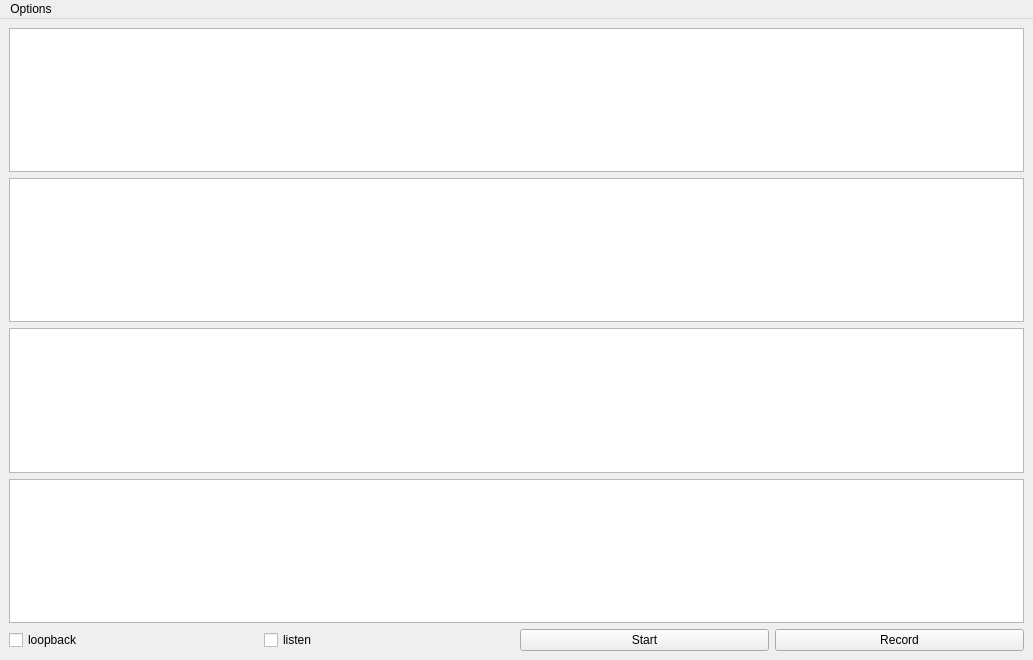
<?xml version="1.0" encoding="UTF-8"?>
<ui version="4.0">
 <class>MainWindow</class>
 <widget class="QMainWindow" name="MainWindow">
  <property name="geometry">
   <rect>
    <x>0</x>
    <y>0</y>
    <width>1033</width>
    <height>660</height>
   </rect>
  </property>
  <property name="windowTitle">
   <string>Apollo</string>
  </property>
  <property name="windowIcon">
   <iconset>
    <normaloff>Apollo.png</normaloff>Apollo.png</iconset>
  </property>
  <widget class="QWidget" name="centralwidget">
   <layout class="QVBoxLayout" name="verticalLayout_2">
    <item>
     <layout class="QHBoxLayout" name="horizontalLayout_2"/>
    </item>
    <item>
     <layout class="QFormLayout" name="formLayout"/>
    </item>
    <item>
     <layout class="QVBoxLayout" name="verticalLayout">
      <item>
       <widget class="PlotWidget" name="pcmsChart"/>
      </item>
      <item>
       <widget class="PlotWidget" name="fftsChart"/>
      </item>
      <item>
       <widget class="PlotWidget" name="personalFFTChart"/>
      </item>
      <item>
       <widget class="PlotWidget" name="personalPCMChart"/>
      </item>
     </layout>
    </item>
    <item>
     <layout class="QHBoxLayout" name="horizontalLayout">
      <item>
       <widget class="QCheckBox" name="loopbackCheckBox">
        <property name="text">
         <string>loopback</string>
        </property>
       </widget>
      </item>
      <item>
       <widget class="QCheckBox" name="listen">
        <property name="text">
         <string>listen</string>
        </property>
       </widget>
      </item>
      <item>
       <widget class="QPushButton" name="startButton">
        <property name="text">
         <string>Start</string>
        </property>
       </widget>
      </item>
      <item>
       <widget class="QPushButton" name="recordButton">
        <property name="text">
         <string>Record</string>
        </property>
       </widget>
      </item>
     </layout>
    </item>
   </layout>
  </widget>
  <widget class="QMenuBar" name="menubar">
   <property name="geometry">
    <rect>
     <x>0</x>
     <y>0</y>
     <width>1033</width>
     <height>26</height>
    </rect>
   </property>
   <widget class="QMenu" name="menuOptions">
    <property name="title">
     <string>Options</string>
    </property>
    <addaction name="actionChoose_file"/>
    <addaction name="actionSettings"/>
    <addaction name="actionChange_microphone"/>
   </widget>
   <addaction name="menuOptions"/>
  </widget>
  <action name="actionChoose_file">
   <property name="text">
    <string>Choose file ...</string>
   </property>
  </action>
  <action name="actionSettings">
   <property name="text">
    <string>Settings</string>
   </property>
  </action>
  <action name="actionChange_microphone">
   <property name="text">
    <string>Change microphone</string>
   </property>
  </action>
 </widget>
 <customwidgets>
  <customwidget>
   <class>PlotWidget</class>
   <extends>QGraphicsView</extends>
   <header location="global">pyqtgraph</header>
  </customwidget>
 </customwidgets>
 <resources/>
 <connections/>
</ui>
